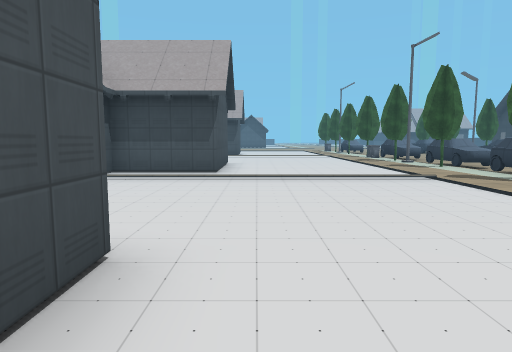
View 1 (above)

22 first-person views from a walk through a level from a Godot 3-D game. The camera is 1.5 m above the floor, tilts 6° down and sees 75° across. The floor is counted in squares, 2 m on a side. Each view is taken from the middle of a square. On the plan, view 1 faces up. The plan holds only what a view shows up to about 11 squares ahead; the rest is blank. The place goes on beyond the plan. Some surface patterns are stand-ins.

View 2
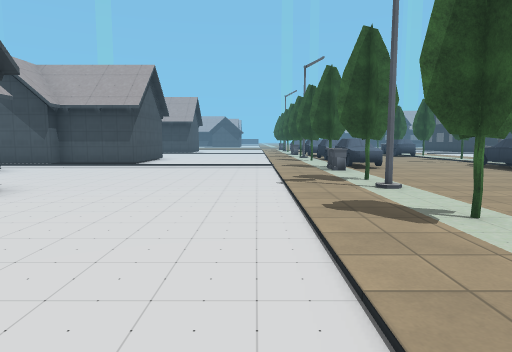

View 3
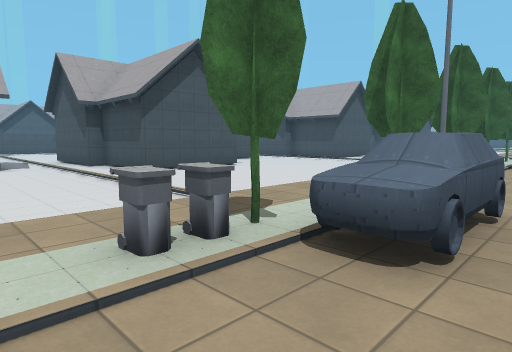

View 4
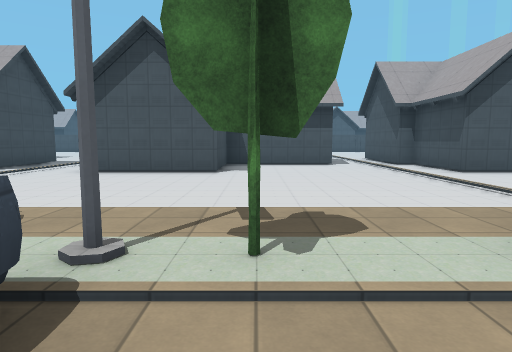

View 5
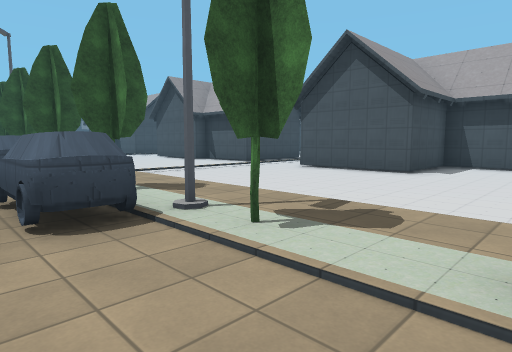

View 6
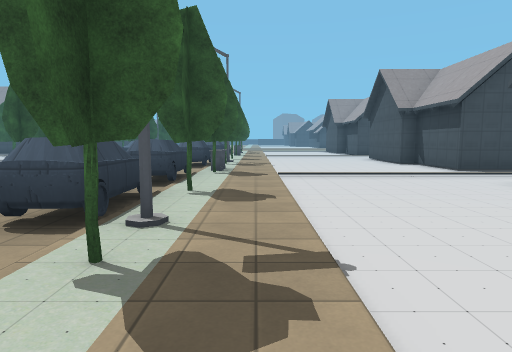

View 7
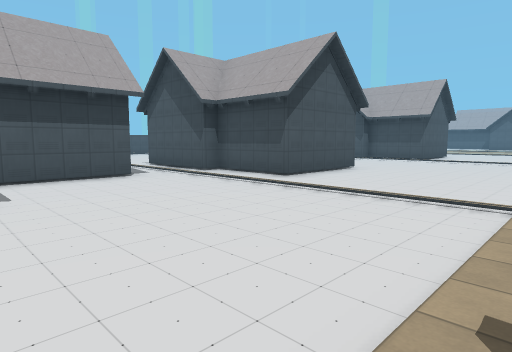

View 8
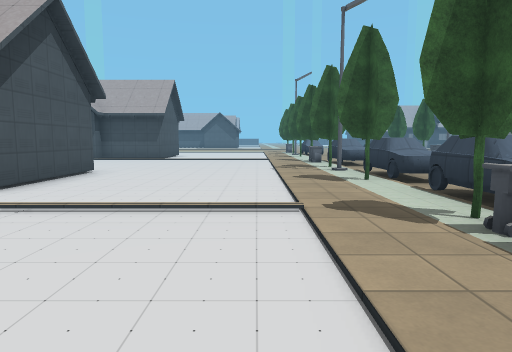

View 9
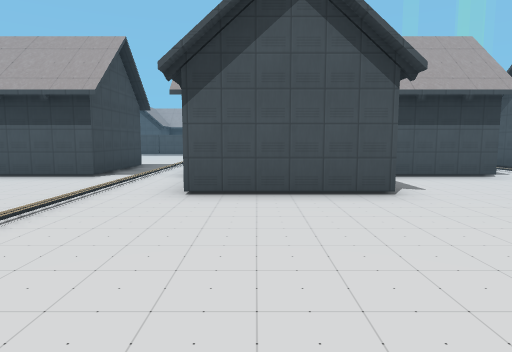

View 10
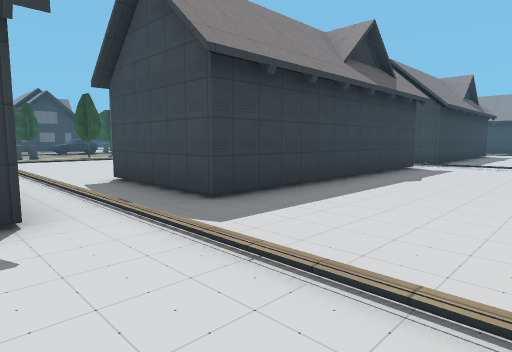

View 11
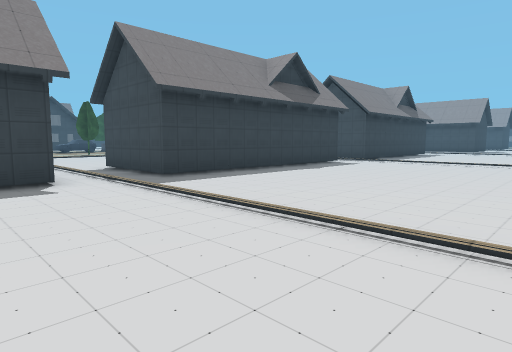

View 12
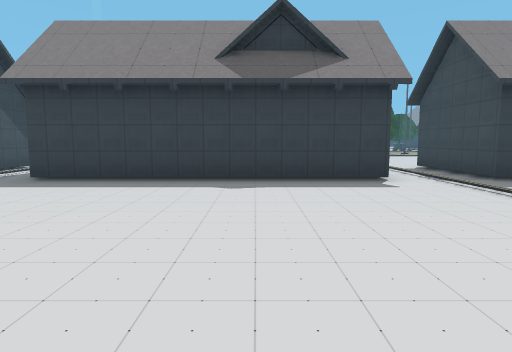

View 13
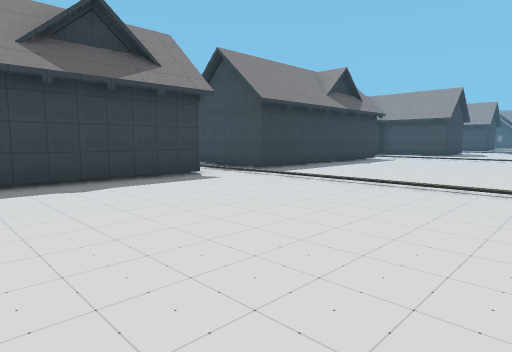

View 14
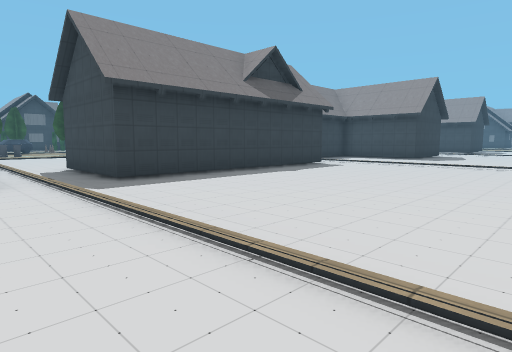

View 15
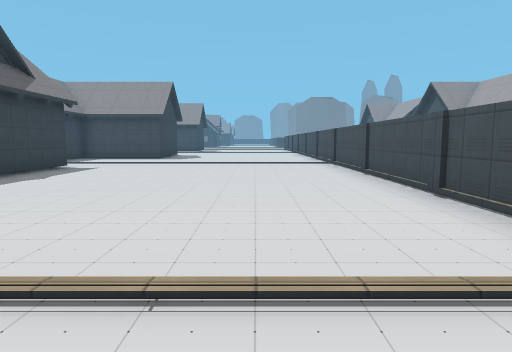

View 16
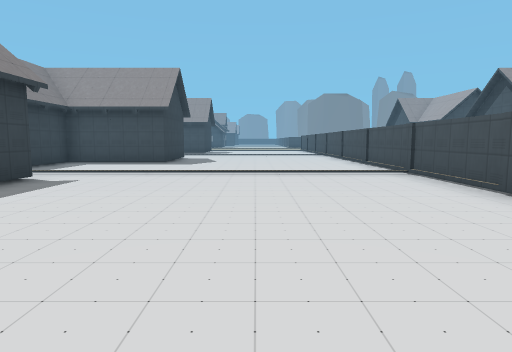

View 17
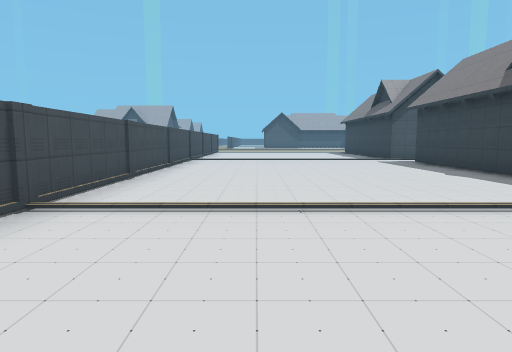

View 18
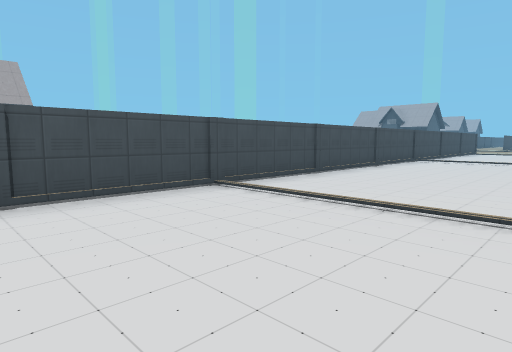

View 19
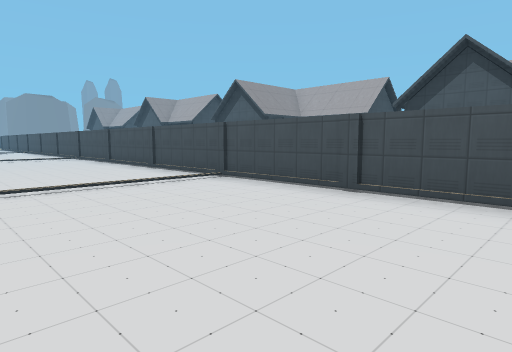

View 20
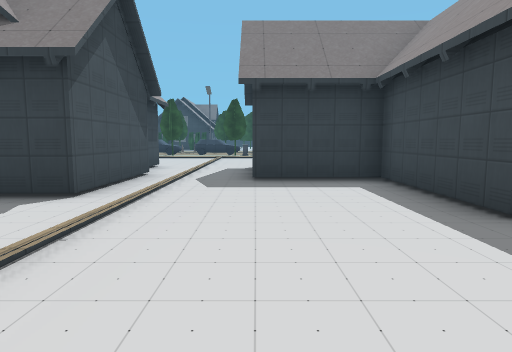

View 21
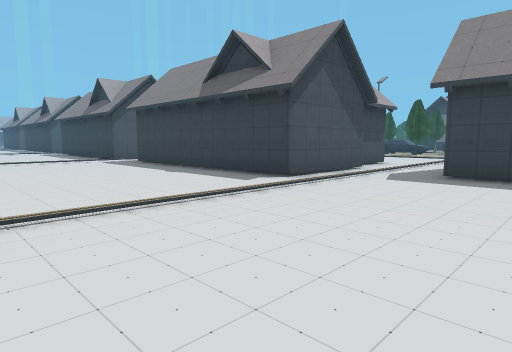

View 22
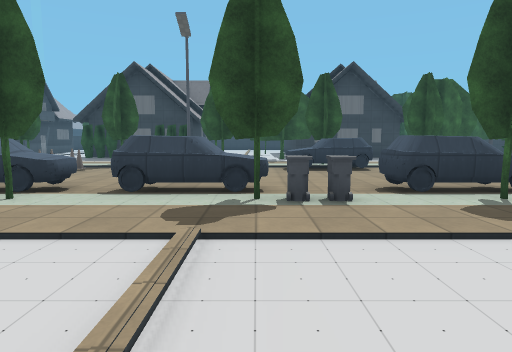

### Floor plan
Key: @ floor where view 1 was taken; # wall or solid block; . floor; = window, fence, low wall or low ledge; ^ raised ledge; C car; T tree; H thing the floor can be seen under or through.
Columns run from 15 left of view 1 to 7 right of it. Each row starts with its distance up from view 1.
 14  =.......###........^C
 13 .#.......###.........C
 12 .#.......###........T.
 11 .=.......#    #.....#C.
 10 .#.......#    #......C.
  9 .#.......#    #.....TC.
  8 .=.......######......C.
  7 .H...................C.
  6 .H..................TC.
  5 .=.......###........=..
  4 .H.......###...........
  3   .......###........T..
  2 .=.......#    #.....#..
  1 .H.......#    #.......
  0 .H.......#    #@....T.
 -1 .=.......######......C.
 -2 .H...................C.
 -3 .H..................TC.
 -4 .=.......###........=..
 -5 .H.......###...........
 -6 .H.......###........T..
 -7 .=.......######.....#C.
 -8 .H.......#    #......C.
 -9 .H.......#    #.....TC.
-10 .=.......######......C.
-11 .#...................C.
-12  #..................TC.
-13 .=.........###......=..
-14 .#.........###.......C.
-15  #.........# #......TC.

Where each view was taken, in squares from view 1:
view 1: 0 up, 0 right, facing up
view 2: 3 down, 3 right, facing up
view 3: 5 down, 7 right, facing up-left
view 4: 6 down, 7 right, facing left
view 5: 4 down, 7 right, facing down-left
view 6: 4 down, 4 right, facing down
view 7: 2 up, 4 right, facing up-left
view 8: 3 up, 3 right, facing up
view 9: 9 up, 4 right, facing left
view 10: 8 up, 10 left, facing down-right
view 11: 9 up, 13 left, facing down-right
view 12: 10 up, 13 left, facing right
view 13: 3 up, 13 left, facing down-right
view 14: 1 down, 13 left, facing down-right
view 15: 1 down, 12 left, facing down
view 16: 4 down, 11 left, facing down
view 17: 3 up, 12 left, facing up
view 18: 3 up, 10 left, facing up-left
view 19: 3 up, 10 left, facing down-left
view 20: 13 down, 11 left, facing right
view 21: 15 down, 12 left, facing up-right
view 22: 12 down, 1 right, facing right
